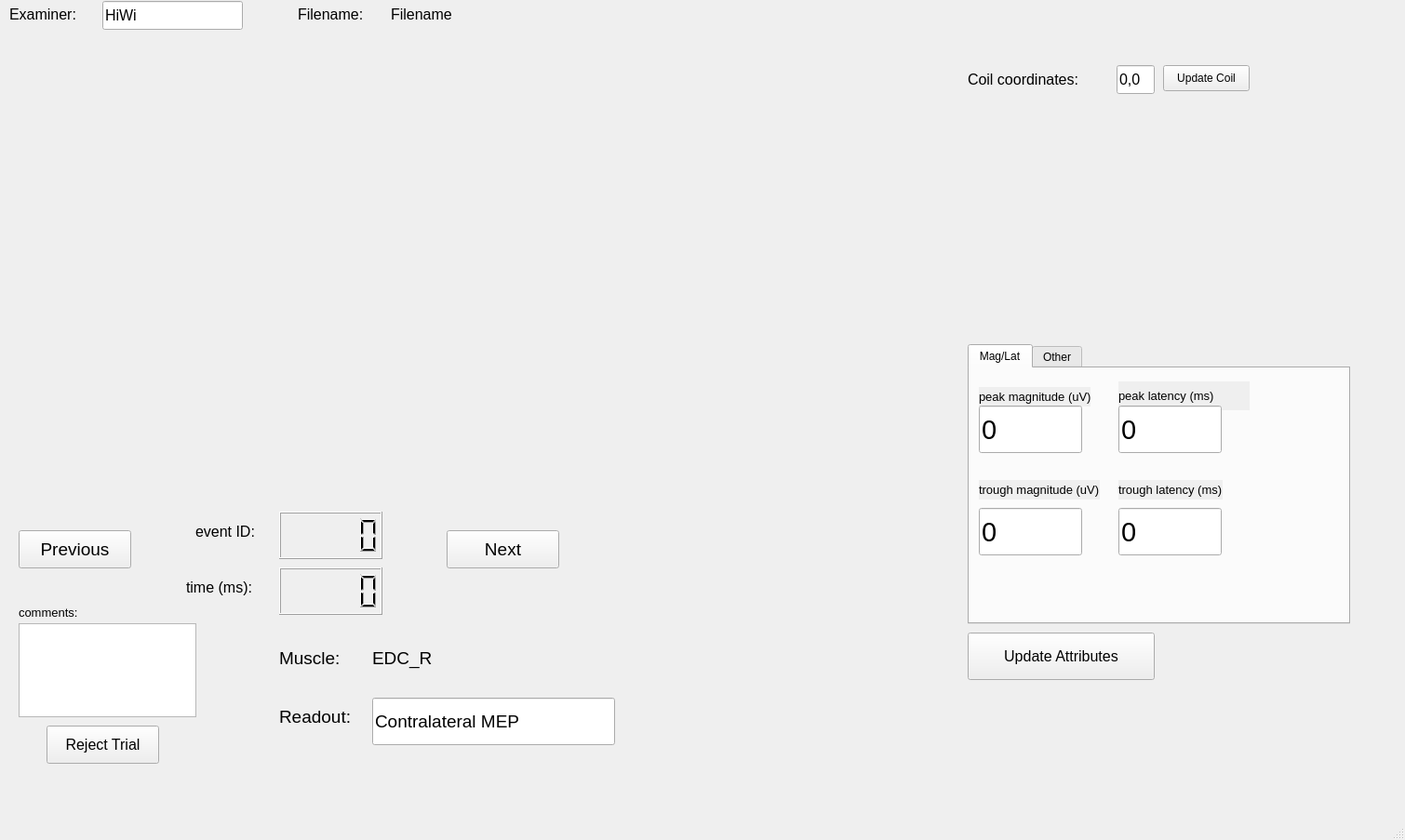
<?xml version="1.0" encoding="UTF-8"?>
<ui version="4.0">
 <class>MainWindow</class>
 <widget class="QMainWindow" name="MainWindow">
  <property name="geometry">
   <rect>
    <x>0</x>
    <y>0</y>
    <width>1510</width>
    <height>903</height>
   </rect>
  </property>
  <property name="windowTitle">
   <string>MainWindow</string>
  </property>
  <widget class="QWidget" name="centralwidget">
   <widget class="QLabel" name="zeroxinglabel_2">
    <property name="geometry">
     <rect>
      <x>20</x>
      <y>650</y>
      <width>81</width>
      <height>16</height>
     </rect>
    </property>
    <property name="font">
     <font>
      <pointsize>10</pointsize>
     </font>
    </property>
    <property name="autoFillBackground">
     <bool>true</bool>
    </property>
    <property name="text">
     <string>comments:</string>
    </property>
   </widget>
   <widget class="QTextEdit" name="commentbox">
    <property name="geometry">
     <rect>
      <x>20</x>
      <y>670</y>
      <width>191</width>
      <height>101</height>
     </rect>
    </property>
   </widget>
   <widget class="QLabel" name="examinerlabel">
    <property name="geometry">
     <rect>
      <x>10</x>
      <y>0</y>
      <width>101</width>
      <height>31</height>
     </rect>
    </property>
    <property name="font">
     <font>
      <pointsize>12</pointsize>
     </font>
    </property>
    <property name="text">
     <string>Examiner: </string>
    </property>
   </widget>
   <widget class="QLCDNumber" name="event_id_num">
    <property name="geometry">
     <rect>
      <x>300</x>
      <y>550</y>
      <width>111</width>
      <height>51</height>
     </rect>
    </property>
    <property name="autoFillBackground">
     <bool>true</bool>
    </property>
   </widget>
   <widget class="QLabel" name="datatimelabel">
    <property name="geometry">
     <rect>
      <x>200</x>
      <y>620</y>
      <width>91</width>
      <height>23</height>
     </rect>
    </property>
    <property name="font">
     <font>
      <pointsize>12</pointsize>
     </font>
    </property>
    <property name="autoFillBackground">
     <bool>true</bool>
    </property>
    <property name="text">
     <string>time (ms):</string>
    </property>
   </widget>
   <widget class="QLCDNumber" name="event_time_num">
    <property name="geometry">
     <rect>
      <x>300</x>
      <y>610</y>
      <width>111</width>
      <height>51</height>
     </rect>
    </property>
    <property name="autoFillBackground">
     <bool>true</bool>
    </property>
   </widget>
   <widget class="QLabel" name="dataindexlabel">
    <property name="geometry">
     <rect>
      <x>210</x>
      <y>560</y>
      <width>81</width>
      <height>23</height>
     </rect>
    </property>
    <property name="font">
     <font>
      <pointsize>12</pointsize>
     </font>
    </property>
    <property name="autoFillBackground">
     <bool>true</bool>
    </property>
    <property name="text">
     <string>event ID:</string>
    </property>
   </widget>
   <widget class="MplWidget1" name="MplWidget1" native="true">
    <property name="geometry">
     <rect>
      <x>0</x>
      <y>50</y>
      <width>1031</width>
      <height>501</height>
     </rect>
    </property>
   </widget>
   <widget class="MplWidget2" name="MplWidget2" native="true">
    <property name="geometry">
     <rect>
      <x>1040</x>
      <y>110</y>
      <width>301</width>
      <height>241</height>
     </rect>
    </property>
   </widget>
   <widget class="QLabel" name="coilcoordinateslabel">
    <property name="geometry">
     <rect>
      <x>1040</x>
      <y>70</y>
      <width>191</width>
      <height>31</height>
     </rect>
    </property>
    <property name="font">
     <font>
      <pointsize>12</pointsize>
     </font>
    </property>
    <property name="text">
     <string>Coil coordinates: </string>
    </property>
   </widget>
   <widget class="QLabel" name="filename_label">
    <property name="geometry">
     <rect>
      <x>320</x>
      <y>0</y>
      <width>91</width>
      <height>31</height>
     </rect>
    </property>
    <property name="font">
     <font>
      <pointsize>12</pointsize>
     </font>
    </property>
    <property name="text">
     <string>Filename: </string>
    </property>
   </widget>
   <widget class="QPushButton" name="previous_button">
    <property name="geometry">
     <rect>
      <x>20</x>
      <y>570</y>
      <width>121</width>
      <height>41</height>
     </rect>
    </property>
    <property name="font">
     <font>
      <pointsize>14</pointsize>
     </font>
    </property>
    <property name="text">
     <string>Previous</string>
    </property>
   </widget>
   <widget class="QPushButton" name="next_button">
    <property name="geometry">
     <rect>
      <x>480</x>
      <y>570</y>
      <width>121</width>
      <height>41</height>
     </rect>
    </property>
    <property name="font">
     <font>
      <pointsize>14</pointsize>
     </font>
    </property>
    <property name="text">
     <string>Next</string>
    </property>
   </widget>
   <widget class="QLineEdit" name="coil_coordinate_input">
    <property name="geometry">
     <rect>
      <x>1200</x>
      <y>70</y>
      <width>41</width>
      <height>31</height>
     </rect>
    </property>
    <property name="font">
     <font>
      <pointsize>12</pointsize>
     </font>
    </property>
    <property name="text">
     <string>0,0</string>
    </property>
   </widget>
   <widget class="QPushButton" name="update_coil_button">
    <property name="geometry">
     <rect>
      <x>1250</x>
      <y>70</y>
      <width>93</width>
      <height>28</height>
     </rect>
    </property>
    <property name="text">
     <string>Update Coil</string>
    </property>
   </widget>
   <widget class="QPushButton" name="reject_button">
    <property name="geometry">
     <rect>
      <x>50</x>
      <y>780</y>
      <width>121</width>
      <height>41</height>
     </rect>
    </property>
    <property name="font">
     <font>
      <pointsize>12</pointsize>
     </font>
    </property>
    <property name="text">
     <string>Reject Trial</string>
    </property>
   </widget>
   <widget class="QTabWidget" name="tabWidget">
    <property name="geometry">
     <rect>
      <x>1040</x>
      <y>370</y>
      <width>411</width>
      <height>301</height>
     </rect>
    </property>
    <property name="currentIndex">
     <number>0</number>
    </property>
    <widget class="QWidget" name="tab">
     <attribute name="title">
      <string>Mag/Lat</string>
     </attribute>
     <widget class="QLabel" name="peaklatlabel">
      <property name="geometry">
       <rect>
        <x>160</x>
        <y>14</y>
        <width>141</width>
        <height>31</height>
       </rect>
      </property>
      <property name="font">
       <font>
        <pointsize>10</pointsize>
       </font>
      </property>
      <property name="autoFillBackground">
       <bool>true</bool>
      </property>
      <property name="text">
       <string>peak latency (ms)</string>
      </property>
     </widget>
     <widget class="QLabel" name="troughlatlabel">
      <property name="geometry">
       <rect>
        <x>160</x>
        <y>120</y>
        <width>112</width>
        <height>21</height>
       </rect>
      </property>
      <property name="font">
       <font>
        <pointsize>10</pointsize>
       </font>
      </property>
      <property name="autoFillBackground">
       <bool>true</bool>
      </property>
      <property name="text">
       <string>trough latency (ms)</string>
      </property>
     </widget>
     <widget class="QLabel" name="troughvoltlabel">
      <property name="geometry">
       <rect>
        <x>10</x>
        <y>120</y>
        <width>130</width>
        <height>21</height>
       </rect>
      </property>
      <property name="font">
       <font>
        <pointsize>10</pointsize>
       </font>
      </property>
      <property name="autoFillBackground">
       <bool>true</bool>
      </property>
      <property name="text">
       <string>trough magnitude (uV)</string>
      </property>
     </widget>
     <widget class="QLabel" name="peakvoltlabel">
      <property name="geometry">
       <rect>
        <x>10</x>
        <y>20</y>
        <width>120</width>
        <height>21</height>
       </rect>
      </property>
      <property name="font">
       <font>
        <pointsize>10</pointsize>
       </font>
      </property>
      <property name="autoFillBackground">
       <bool>true</bool>
      </property>
      <property name="text">
       <string>peak magnitude (uV)</string>
      </property>
     </widget>
     <widget class="QLineEdit" name="peaklat_num">
      <property name="geometry">
       <rect>
        <x>160</x>
        <y>40</y>
        <width>111</width>
        <height>51</height>
       </rect>
      </property>
      <property name="font">
       <font>
        <pointsize>22</pointsize>
       </font>
      </property>
      <property name="text">
       <string>0</string>
      </property>
     </widget>
     <widget class="QLineEdit" name="troughmag_num">
      <property name="geometry">
       <rect>
        <x>10</x>
        <y>150</y>
        <width>111</width>
        <height>51</height>
       </rect>
      </property>
      <property name="font">
       <font>
        <pointsize>22</pointsize>
       </font>
      </property>
      <property name="text">
       <string>0</string>
      </property>
     </widget>
     <widget class="QLineEdit" name="troughlat_num">
      <property name="geometry">
       <rect>
        <x>160</x>
        <y>150</y>
        <width>111</width>
        <height>51</height>
       </rect>
      </property>
      <property name="font">
       <font>
        <pointsize>22</pointsize>
       </font>
      </property>
      <property name="text">
       <string>0</string>
      </property>
     </widget>
     <widget class="QLineEdit" name="peakmag_num">
      <property name="geometry">
       <rect>
        <x>10</x>
        <y>40</y>
        <width>111</width>
        <height>51</height>
       </rect>
      </property>
      <property name="font">
       <font>
        <pointsize>22</pointsize>
       </font>
      </property>
      <property name="text">
       <string>0</string>
      </property>
     </widget>
    </widget>
    <widget class="QWidget" name="tab_2">
     <attribute name="title">
      <string>Other</string>
     </attribute>
     <widget class="QLabel" name="zeroxinglabel">
      <property name="geometry">
       <rect>
        <x>10</x>
        <y>93</y>
        <width>161</width>
        <height>16</height>
       </rect>
      </property>
      <property name="font">
       <font>
        <pointsize>10</pointsize>
       </font>
      </property>
      <property name="autoFillBackground">
       <bool>true</bool>
      </property>
      <property name="text">
       <string>zero crossing latency (ms)</string>
      </property>
     </widget>
     <widget class="QLabel" name="time_since_pulse_label_3">
      <property name="geometry">
       <rect>
        <x>210</x>
        <y>90</y>
        <width>41</width>
        <height>16</height>
       </rect>
      </property>
      <property name="font">
       <font>
        <pointsize>10</pointsize>
       </font>
      </property>
      <property name="autoFillBackground">
       <bool>true</bool>
      </property>
      <property name="text">
       <string>di/dt</string>
      </property>
     </widget>
     <widget class="QLabel" name="time_since_pulse_label_2">
      <property name="geometry">
       <rect>
        <x>210</x>
        <y>13</y>
        <width>121</width>
        <height>16</height>
       </rect>
      </property>
      <property name="font">
       <font>
        <pointsize>10</pointsize>
       </font>
      </property>
      <property name="autoFillBackground">
       <bool>true</bool>
      </property>
      <property name="text">
       <string>onset shift (ms)</string>
      </property>
     </widget>
     <widget class="QLabel" name="time_since_pulse_label">
      <property name="geometry">
       <rect>
        <x>10</x>
        <y>170</y>
        <width>201</width>
        <height>21</height>
       </rect>
      </property>
      <property name="font">
       <font>
        <pointsize>10</pointsize>
       </font>
      </property>
      <property name="autoFillBackground">
       <bool>true</bool>
      </property>
      <property name="text">
       <string>time since last pulse (ms)</string>
      </property>
     </widget>
     <widget class="QLabel" name="stimintensitylabel">
      <property name="geometry">
       <rect>
        <x>10</x>
        <y>10</y>
        <width>181</width>
        <height>21</height>
       </rect>
      </property>
      <property name="font">
       <font>
        <pointsize>10</pointsize>
       </font>
      </property>
      <property name="autoFillBackground">
       <bool>true</bool>
      </property>
      <property name="text">
       <string>stim intensity (% MSO)</string>
      </property>
     </widget>
     <widget class="QLineEdit" name="zcr_lat_num">
      <property name="geometry">
       <rect>
        <x>10</x>
        <y>110</y>
        <width>111</width>
        <height>51</height>
       </rect>
      </property>
      <property name="font">
       <font>
        <pointsize>22</pointsize>
       </font>
      </property>
      <property name="text">
       <string>0</string>
      </property>
     </widget>
     <widget class="QLineEdit" name="stimintensity_num">
      <property name="geometry">
       <rect>
        <x>10</x>
        <y>30</y>
        <width>111</width>
        <height>51</height>
       </rect>
      </property>
      <property name="font">
       <font>
        <pointsize>22</pointsize>
       </font>
      </property>
      <property name="text">
       <string>0</string>
      </property>
     </widget>
     <widget class="QLineEdit" name="onset_shift_num">
      <property name="geometry">
       <rect>
        <x>210</x>
        <y>30</y>
        <width>111</width>
        <height>51</height>
       </rect>
      </property>
      <property name="font">
       <font>
        <pointsize>22</pointsize>
       </font>
      </property>
      <property name="text">
       <string>0</string>
      </property>
     </widget>
     <widget class="QLineEdit" name="didt_num">
      <property name="geometry">
       <rect>
        <x>210</x>
        <y>110</y>
        <width>111</width>
        <height>51</height>
       </rect>
      </property>
      <property name="font">
       <font>
        <pointsize>22</pointsize>
       </font>
      </property>
      <property name="text">
       <string>0</string>
      </property>
     </widget>
     <widget class="QLineEdit" name="time_since_pulse_num">
      <property name="geometry">
       <rect>
        <x>10</x>
        <y>190</y>
        <width>111</width>
        <height>51</height>
       </rect>
      </property>
      <property name="font">
       <font>
        <pointsize>22</pointsize>
       </font>
      </property>
      <property name="text">
       <string>0</string>
      </property>
     </widget>
    </widget>
   </widget>
   <widget class="QLabel" name="filename">
    <property name="geometry">
     <rect>
      <x>420</x>
      <y>0</y>
      <width>791</width>
      <height>31</height>
     </rect>
    </property>
    <property name="font">
     <font>
      <pointsize>12</pointsize>
     </font>
    </property>
    <property name="text">
     <string>Filename</string>
    </property>
   </widget>
   <widget class="QLabel" name="readout_label">
    <property name="geometry">
     <rect>
      <x>300</x>
      <y>750</y>
      <width>101</width>
      <height>41</height>
     </rect>
    </property>
    <property name="font">
     <font>
      <pointsize>14</pointsize>
     </font>
    </property>
    <property name="autoFillBackground">
     <bool>true</bool>
    </property>
    <property name="text">
     <string>Readout:</string>
    </property>
   </widget>
   <widget class="QLabel" name="channel_label">
    <property name="geometry">
     <rect>
      <x>400</x>
      <y>692</y>
      <width>121</width>
      <height>31</height>
     </rect>
    </property>
    <property name="font">
     <font>
      <pointsize>14</pointsize>
     </font>
    </property>
    <property name="autoFillBackground">
     <bool>true</bool>
    </property>
    <property name="text">
     <string>EDC_R</string>
    </property>
   </widget>
   <widget class="QLabel" name="muscle_label">
    <property name="geometry">
     <rect>
      <x>300</x>
      <y>692</y>
      <width>91</width>
      <height>31</height>
     </rect>
    </property>
    <property name="font">
     <font>
      <pointsize>14</pointsize>
     </font>
    </property>
    <property name="autoFillBackground">
     <bool>true</bool>
    </property>
    <property name="text">
     <string>Muscle:</string>
    </property>
   </widget>
   <widget class="QPushButton" name="update_attrs_button">
    <property name="geometry">
     <rect>
      <x>1040</x>
      <y>680</y>
      <width>201</width>
      <height>51</height>
     </rect>
    </property>
    <property name="font">
     <font>
      <pointsize>12</pointsize>
     </font>
    </property>
    <property name="text">
     <string>Update Attributes</string>
    </property>
   </widget>
   <widget class="QLineEdit" name="examiner_name">
    <property name="geometry">
     <rect>
      <x>110</x>
      <y>1</y>
      <width>151</width>
      <height>31</height>
     </rect>
    </property>
    <property name="font">
     <font>
      <pointsize>12</pointsize>
     </font>
    </property>
    <property name="text">
     <string>HiWi</string>
    </property>
   </widget>
   <widget class="QLineEdit" name="readout">
    <property name="geometry">
     <rect>
      <x>400</x>
      <y>750</y>
      <width>261</width>
      <height>51</height>
     </rect>
    </property>
    <property name="font">
     <font>
      <pointsize>14</pointsize>
     </font>
    </property>
    <property name="text">
     <string>Contralateral MEP</string>
    </property>
   </widget>
  </widget>
  <widget class="QMenuBar" name="menubar">
   <property name="geometry">
    <rect>
     <x>0</x>
     <y>0</y>
     <width>1510</width>
     <height>26</height>
    </rect>
   </property>
  </widget>
  <widget class="QStatusBar" name="statusbar"/>
 </widget>
 <layoutdefault spacing="7" margin="11"/>
 <customwidgets>
  <customwidget>
   <class>MplWidget1</class>
   <extends>QWidget</extends>
   <header>mplwidget.h</header>
   <container>1</container>
  </customwidget>
  <customwidget>
   <class>MplWidget2</class>
   <extends>QWidget</extends>
   <header>mplwidget.h</header>
   <container>1</container>
  </customwidget>
 </customwidgets>
 <resources/>
 <connections/>
 <designerdata>
  <property name="gridDeltaX">
   <number>10</number>
  </property>
  <property name="gridDeltaY">
   <number>10</number>
  </property>
  <property name="gridSnapX">
   <bool>true</bool>
  </property>
  <property name="gridSnapY">
   <bool>true</bool>
  </property>
  <property name="gridVisible">
   <bool>true</bool>
  </property>
 </designerdata>
</ui>
